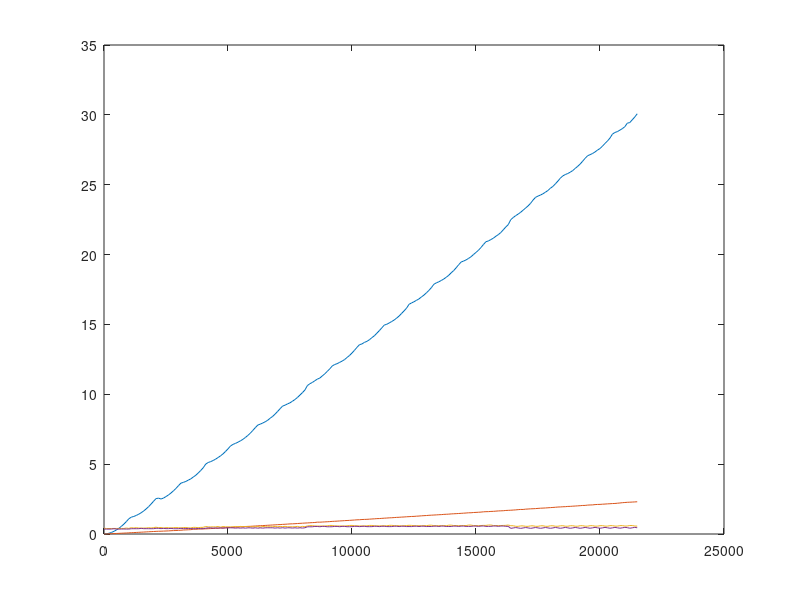

Write MATLAB code to recreate this figure.
x=1:100:21501;y1=1:100:21501;y2=1:100:21501;y3=1:100:21501;y4=1:100:21501;
y1(1) = 0.001700; y2(1) = 0.000400; y3(1) = 0.418777; y4(1) = 0.349900;
y1(2) = 0.017700; y2(2) = 0.007000; y3(2) = 0.389778; y4(2) = 0.352300;
y1(3) = 0.053500; y2(3) = 0.014600; y3(3) = 0.393778; y4(3) = 0.351400;
y1(4) = 0.112100; y2(4) = 0.021600; y3(4) = 0.394556; y4(4) = 0.353900;
y1(5) = 0.191700; y2(5) = 0.029600; y3(5) = 0.397222; y4(5) = 0.378700;
y1(6) = 0.289000; y2(6) = 0.038100; y3(6) = 0.396556; y4(6) = 0.355300;
y1(7) = 0.408500; y2(7) = 0.047000; y3(7) = 0.396222; y4(7) = 0.354900;
y1(8) = 0.550000; y2(8) = 0.055300; y3(8) = 0.399000; y4(8) = 0.355100;
y1(9) = 0.707500; y2(9) = 0.064600; y3(9) = 0.396111; y4(9) = 0.357800;
y1(10) = 0.888800; y2(10) = 0.072800; y3(10) = 0.427444; y4(10) = 0.355200;
y1(11) = 1.089300; y2(11) = 0.083100; y3(11) = 0.399222; y4(11) = 0.354600;
y1(12) = 1.205900; y2(12) = 0.093500; y3(12) = 0.454333; y4(12) = 0.379800;
y1(13) = 1.256400; y2(13) = 0.101100; y3(13) = 0.426556; y4(13) = 0.380000;
y1(14) = 1.328200; y2(14) = 0.111700; y3(14) = 0.455333; y4(14) = 0.379400;
y1(15) = 1.417400; y2(15) = 0.121000; y3(15) = 0.426333; y4(15) = 0.380900;
y1(16) = 1.524700; y2(16) = 0.130200; y3(16) = 0.422778; y4(16) = 0.405000;
y1(17) = 1.651400; y2(17) = 0.139700; y3(17) = 0.427111; y4(17) = 0.381300;
y1(18) = 1.796400; y2(18) = 0.150200; y3(18) = 0.426556; y4(18) = 0.383000;
y1(19) = 1.961800; y2(19) = 0.159800; y3(19) = 0.453778; y4(19) = 0.381000;
y1(20) = 2.147600; y2(20) = 0.170200; y3(20) = 0.425556; y4(20) = 0.379700;
y1(21) = 2.350700; y2(21) = 0.179400; y3(21) = 0.459778; y4(21) = 0.381400;
y1(22) = 2.537100; y2(22) = 0.189100; y3(22) = 0.486222; y4(22) = 0.408800;
y1(23) = 2.566200; y2(23) = 0.196300; y3(23) = 0.451556; y4(23) = 0.403800;
y1(24) = 2.502900; y2(24) = 0.199600; y3(24) = 0.464222; y4(24) = 0.386100;
y1(25) = 2.574700; y2(25) = 0.208300; y3(25) = 0.427778; y4(25) = 0.403700;
y1(26) = 2.680600; y2(26) = 0.215200; y3(26) = 0.455000; y4(26) = 0.384800;
y1(27) = 2.795500; y2(27) = 0.223000; y3(27) = 0.454111; y4(27) = 0.384500;
y1(28) = 2.935400; y2(28) = 0.234900; y3(28) = 0.428889; y4(28) = 0.405900;
y1(29) = 3.091200; y2(29) = 0.244900; y3(29) = 0.456111; y4(29) = 0.379000;
y1(30) = 3.261600; y2(30) = 0.249600; y3(30) = 0.458222; y4(30) = 0.376100;
y1(31) = 3.456600; y2(31) = 0.260100; y3(31) = 0.454778; y4(31) = 0.383700;
y1(32) = 3.640300; y2(32) = 0.269200; y3(32) = 0.430000; y4(32) = 0.409500;
y1(33) = 3.695500; y2(33) = 0.285800; y3(33) = 0.464778; y4(33) = 0.384100;
y1(34) = 3.764600; y2(34) = 0.293500; y3(34) = 0.466444; y4(34) = 0.387400;
y1(35) = 3.856700; y2(35) = 0.303300; y3(35) = 0.438444; y4(35) = 0.404000;
y1(36) = 3.949600; y2(36) = 0.310300; y3(36) = 0.432667; y4(36) = 0.387000;
y1(37) = 4.078300; y2(37) = 0.344600; y3(37) = 0.476889; y4(37) = 0.380900;
y1(38) = 4.204200; y2(38) = 0.339800; y3(38) = 0.473000; y4(38) = 0.378800;
y1(39) = 4.368900; y2(39) = 0.350800; y3(39) = 0.448778; y4(39) = 0.402900;
y1(40) = 4.548100; y2(40) = 0.360400; y3(40) = 0.474111; y4(40) = 0.381300;
y1(41) = 4.740800; y2(41) = 0.363700; y3(41) = 0.476556; y4(41) = 0.383500;
y1(42) = 5.003900; y2(42) = 0.370000; y3(42) = 0.536889; y4(42) = 0.416700;
y1(43) = 5.116800; y2(43) = 0.378600; y3(43) = 0.509667; y4(43) = 0.437900;
y1(44) = 5.181700; y2(44) = 0.388900; y3(44) = 0.507778; y4(44) = 0.440600;
y1(45) = 5.260000; y2(45) = 0.396900; y3(45) = 0.511222; y4(45) = 0.417400;
y1(46) = 5.359700; y2(46) = 0.408000; y3(46) = 0.510556; y4(46) = 0.437600;
y1(47) = 5.473600; y2(47) = 0.418800; y3(47) = 0.538000; y4(47) = 0.416900;
y1(48) = 5.596700; y2(48) = 0.428600; y3(48) = 0.484444; y4(48) = 0.441200;
y1(49) = 5.738600; y2(49) = 0.438700; y3(49) = 0.536333; y4(49) = 0.415100;
y1(50) = 5.910400; y2(50) = 0.447100; y3(50) = 0.513000; y4(50) = 0.440400;
y1(51) = 6.097600; y2(51) = 0.458000; y3(51) = 0.512556; y4(51) = 0.441000;
y1(52) = 6.298300; y2(52) = 0.468800; y3(52) = 0.509667; y4(52) = 0.442400;
y1(53) = 6.415000; y2(53) = 0.480900; y3(53) = 0.511667; y4(53) = 0.440900;
y1(54) = 6.485200; y2(54) = 0.489000; y3(54) = 0.537667; y4(54) = 0.418800;
y1(55) = 6.570900; y2(55) = 0.502200; y3(55) = 0.512889; y4(55) = 0.441300;
y1(56) = 6.667300; y2(56) = 0.511700; y3(56) = 0.544778; y4(56) = 0.417900;
y1(57) = 6.775599; y2(57) = 0.520500; y3(57) = 0.511889; y4(57) = 0.441900;
y1(58) = 6.908601; y2(58) = 0.535200; y3(58) = 0.539667; y4(58) = 0.418400;
y1(59) = 7.055701; y2(59) = 0.544800; y3(59) = 0.512778; y4(59) = 0.442500;
y1(60) = 7.220200; y2(60) = 0.550900; y3(60) = 0.512778; y4(60) = 0.440200;
y1(61) = 7.414000; y2(61) = 0.562000; y3(61) = 0.512556; y4(61) = 0.418500;
y1(62) = 7.611400; y2(62) = 0.573000; y3(62) = 0.512111; y4(62) = 0.444800;
y1(63) = 7.797700; y2(63) = 0.584300; y3(63) = 0.541000; y4(63) = 0.417200;
y1(64) = 7.862500; y2(64) = 0.594200; y3(64) = 0.484889; y4(64) = 0.441300;
y1(65) = 7.944800; y2(65) = 0.602500; y3(65) = 0.543111; y4(65) = 0.420500;
y1(66) = 8.033200; y2(66) = 0.613400; y3(66) = 0.514111; y4(66) = 0.442400;
y1(67) = 8.141100; y2(67) = 0.624900; y3(67) = 0.515333; y4(67) = 0.445500;
y1(68) = 8.288500; y2(68) = 0.634100; y3(68) = 0.515556; y4(68) = 0.443800;
y1(69) = 8.418100; y2(69) = 0.645500; y3(69) = 0.516444; y4(69) = 0.445200;
y1(70) = 8.585699; y2(70) = 0.654900; y3(70) = 0.545444; y4(70) = 0.422700;
y1(71) = 8.774400; y2(71) = 0.667700; y3(71) = 0.514889; y4(71) = 0.445400;
y1(72) = 8.969600; y2(72) = 0.675900; y3(72) = 0.544889; y4(72) = 0.422200;
y1(73) = 9.154600; y2(73) = 0.688500; y3(73) = 0.524889; y4(73) = 0.452200;
y1(74) = 9.222001; y2(74) = 0.697900; y3(74) = 0.548444; y4(74) = 0.421700;
y1(75) = 9.313200; y2(75) = 0.709200; y3(75) = 0.517444; y4(75) = 0.446100;
y1(76) = 9.391300; y2(76) = 0.723100; y3(76) = 0.517778; y4(76) = 0.443800;
y1(77) = 9.506001; y2(77) = 0.729300; y3(77) = 0.517778; y4(77) = 0.424400;
y1(78) = 9.627600; y2(78) = 0.737400; y3(78) = 0.518778; y4(78) = 0.446400;
y1(79) = 9.774301; y2(79) = 0.750200; y3(79) = 0.547667; y4(79) = 0.422700;
y1(80) = 9.945299; y2(80) = 0.762600; y3(80) = 0.492222; y4(80) = 0.447900;
y1(81) = 10.117200; y2(81) = 0.772600; y3(81) = 0.548111; y4(81) = 0.423800;
y1(82) = 10.308200; y2(82) = 0.784300; y3(82) = 0.523111; y4(82) = 0.448100;
y1(83) = 10.622299; y2(83) = 0.792500; y3(83) = 0.574778; y4(83) = 0.516700;
y1(84) = 10.756800; y2(84) = 0.805000; y3(84) = 0.599222; y4(84) = 0.515800;
y1(85) = 10.846800; y2(85) = 0.815200; y3(85) = 0.598778; y4(85) = 0.518000;
y1(86) = 10.969701; y2(86) = 0.823400; y3(86) = 0.572556; y4(86) = 0.542000;
y1(87) = 11.084700; y2(87) = 0.848700; y3(87) = 0.569000; y4(87) = 0.540200;
y1(88) = 11.161699; y2(88) = 0.846500; y3(88) = 0.572000; y4(88) = 0.520100;
y1(89) = 11.311800; y2(89) = 0.856200; y3(89) = 0.571222; y4(89) = 0.545700;
y1(90) = 11.462600; y2(90) = 0.866900; y3(90) = 0.575222; y4(90) = 0.543000;
y1(91) = 11.635700; y2(91) = 0.876800; y3(91) = 0.584000; y4(91) = 0.518000;
y1(92) = 11.816700; y2(92) = 0.886900; y3(92) = 0.612444; y4(92) = 0.518100;
y1(93) = 12.021400; y2(93) = 0.903300; y3(93) = 0.611222; y4(93) = 0.521900;
y1(94) = 12.131500; y2(94) = 0.911800; y3(94) = 0.581000; y4(94) = 0.545200;
y1(95) = 12.191800; y2(95) = 0.921500; y3(95) = 0.575333; y4(95) = 0.543400;
y1(96) = 12.284301; y2(96) = 0.934200; y3(96) = 0.578333; y4(96) = 0.520900;
y1(97) = 12.374399; y2(97) = 0.943600; y3(97) = 0.574000; y4(97) = 0.546500;
y1(98) = 12.485500; y2(98) = 0.956800; y3(98) = 0.574333; y4(98) = 0.544500;
y1(99) = 12.635500; y2(99) = 0.966100; y3(99) = 0.584667; y4(99) = 0.521300;
y1(100) = 12.779600; y2(100) = 0.976700; y3(100) = 0.611333; y4(100) = 0.522200;
y1(101) = 12.958300; y2(101) = 0.989400; y3(101) = 0.615778; y4(101) = 0.523100;
y1(102) = 13.150400; y2(102) = 1.001000; y3(102) = 0.593667; y4(102) = 0.548300;
y1(103) = 13.360001; y2(103) = 1.016200; y3(103) = 0.583778; y4(103) = 0.550400;
y1(104) = 13.549400; y2(104) = 1.020600; y3(104) = 0.582111; y4(104) = 0.526100;
y1(105) = 13.604502; y2(105) = 1.037100; y3(105) = 0.576222; y4(105) = 0.548700;
y1(106) = 13.714200; y2(106) = 1.043900; y3(106) = 0.584000; y4(106) = 0.552500;
y1(107) = 13.788099; y2(107) = 1.050700; y3(107) = 0.582333; y4(107) = 0.527100;
y1(108) = 13.902100; y2(108) = 1.061800; y3(108) = 0.613000; y4(108) = 0.526800;
y1(109) = 14.053899; y2(109) = 1.076200; y3(109) = 0.614000; y4(109) = 0.527200;
y1(110) = 14.186399; y2(110) = 1.085500; y3(110) = 0.591556; y4(110) = 0.553900;
y1(111) = 14.369100; y2(111) = 1.101100; y3(111) = 0.581333; y4(111) = 0.551300;
y1(112) = 14.553801; y2(112) = 1.105200; y3(112) = 0.585889; y4(112) = 0.528100;
y1(113) = 14.752800; y2(113) = 1.119700; y3(113) = 0.586778; y4(113) = 0.553200;
y1(114) = 14.953499; y2(114) = 1.132700; y3(114) = 0.594222; y4(114) = 0.554500;
y1(115) = 15.011299; y2(115) = 1.142500; y3(115) = 0.586222; y4(115) = 0.532800;
y1(116) = 15.104800; y2(116) = 1.156400; y3(116) = 0.618444; y4(116) = 0.528700;
y1(117) = 15.209801; y2(117) = 1.163800; y3(117) = 0.620778; y4(117) = 0.532100;
y1(118) = 15.316000; y2(118) = 1.175700; y3(118) = 0.597000; y4(118) = 0.556900;
y1(119) = 15.455699; y2(119) = 1.190700; y3(119) = 0.596000; y4(119) = 0.556600;
y1(120) = 15.602701; y2(120) = 1.196600; y3(120) = 0.592889; y4(120) = 0.531200;
y1(121) = 15.790199; y2(121) = 1.211300; y3(121) = 0.586444; y4(121) = 0.556000;
y1(122) = 15.973299; y2(122) = 1.218400; y3(122) = 0.588667; y4(122) = 0.556400;
y1(123) = 16.168201; y2(123) = 1.233900; y3(123) = 0.608222; y4(123) = 0.533200;
y1(124) = 16.441200; y2(124) = 1.241700; y3(124) = 0.622111; y4(124) = 0.534700;
y1(125) = 16.538399; y2(125) = 1.255600; y3(125) = 0.616333; y4(125) = 0.531300;
y1(126) = 16.625401; y2(126) = 1.260300; y3(126) = 0.596333; y4(126) = 0.556800;
y1(127) = 16.726002; y2(127) = 1.275500; y3(127) = 0.592778; y4(127) = 0.558000;
y1(128) = 16.827999; y2(128) = 1.285800; y3(128) = 0.594333; y4(128) = 0.535100;
y1(129) = 16.968500; y2(129) = 1.301500; y3(129) = 0.591444; y4(129) = 0.557500;
y1(130) = 17.100002; y2(130) = 1.312600; y3(130) = 0.598000; y4(130) = 0.560800;
y1(131) = 17.262699; y2(131) = 1.322200; y3(131) = 0.597333; y4(131) = 0.534700;
y1(132) = 17.435501; y2(132) = 1.338300; y3(132) = 0.625667; y4(132) = 0.538300;
y1(133) = 17.633099; y2(133) = 1.347900; y3(133) = 0.629444; y4(133) = 0.535600;
y1(134) = 17.874401; y2(134) = 1.358200; y3(134) = 0.596444; y4(134) = 0.561700;
y1(135) = 17.975399; y2(135) = 1.367500; y3(135) = 0.596333; y4(135) = 0.564200;
y1(136) = 18.053101; y2(136) = 1.379700; y3(136) = 0.594000; y4(136) = 0.537900;
y1(137) = 18.145300; y2(137) = 1.387100; y3(137) = 0.598778; y4(137) = 0.567600;
y1(138) = 18.253799; y2(138) = 1.404500; y3(138) = 0.601889; y4(138) = 0.564200;
y1(139) = 18.375900; y2(139) = 1.412700; y3(139) = 0.591889; y4(139) = 0.538500;
y1(140) = 18.517899; y2(140) = 1.421700; y3(140) = 0.631556; y4(140) = 0.536700;
y1(141) = 18.697699; y2(141) = 1.438400; y3(141) = 0.632111; y4(141) = 0.539000;
y1(142) = 18.855999; y2(142) = 1.447500; y3(142) = 0.605667; y4(142) = 0.566000;
y1(143) = 19.055899; y2(143) = 1.457300; y3(143) = 0.606778; y4(143) = 0.563600;
y1(144) = 19.274099; y2(144) = 1.467800; y3(144) = 0.596778; y4(144) = 0.540500;
y1(145) = 19.466501; y2(145) = 1.479200; y3(145) = 0.602556; y4(145) = 0.565400;
y1(146) = 19.537300; y2(146) = 1.491600; y3(146) = 0.608667; y4(146) = 0.567100;
y1(147) = 19.619499; y2(147) = 1.502600; y3(147) = 0.602556; y4(147) = 0.542100;
y1(148) = 19.726700; y2(148) = 1.519000; y3(148) = 0.639444; y4(148) = 0.542900;
y1(149) = 19.847900; y2(149) = 1.520000; y3(149) = 0.638333; y4(149) = 0.545400;
y1(150) = 20.006701; y2(150) = 1.539100; y3(150) = 0.600222; y4(150) = 0.568700;
y1(151) = 20.156399; y2(151) = 1.546500; y3(151) = 0.598556; y4(151) = 0.568800;
y1(152) = 20.311300; y2(152) = 1.557300; y3(152) = 0.600222; y4(152) = 0.544900;
y1(153) = 20.507702; y2(153) = 1.568500; y3(153) = 0.606667; y4(153) = 0.568900;
y1(154) = 20.722300; y2(154) = 1.588300; y3(154) = 0.617111; y4(154) = 0.576600;
y1(155) = 20.921200; y2(155) = 1.598200; y3(155) = 0.615333; y4(155) = 0.543700;
y1(156) = 20.975302; y2(156) = 1.601000; y3(156) = 0.640889; y4(156) = 0.544500;
y1(157) = 21.075899; y2(157) = 1.616900; y3(157) = 0.644111; y4(157) = 0.548000;
y1(158) = 21.173100; y2(158) = 1.621900; y3(158) = 0.605444; y4(158) = 0.573000;
y1(159) = 21.312000; y2(159) = 1.636900; y3(159) = 0.603444; y4(159) = 0.574400;
y1(160) = 21.428999; y2(160) = 1.651400; y3(160) = 0.604667; y4(160) = 0.547100;
y1(161) = 21.578899; y2(161) = 1.658700; y3(161) = 0.605333; y4(161) = 0.571800;
y1(162) = 21.773500; y2(162) = 1.666100; y3(162) = 0.613445; y4(162) = 0.571900;
y1(163) = 21.975101; y2(163) = 1.685000; y3(163) = 0.617889; y4(163) = 0.549600;
y1(164) = 22.143299; y2(164) = 1.693800; y3(164) = 0.644111; y4(164) = 0.548500;
y1(165) = 22.496700; y2(165) = 1.702400; y3(165) = 0.590556; y4(165) = 0.403200;
y1(166) = 22.651199; y2(166) = 1.714100; y3(166) = 0.591778; y4(166) = 0.432500;
y1(167) = 22.787699; y2(167) = 1.726800; y3(167) = 0.549778; y4(167) = 0.461900;
y1(168) = 22.898300; y2(168) = 1.744000; y3(168) = 0.547556; y4(168) = 0.433700;
y1(169) = 23.029100; y2(169) = 1.757700; y3(169) = 0.581000; y4(169) = 0.403600;
y1(170) = 23.178499; y2(170) = 1.756100; y3(170) = 0.580778; y4(170) = 0.433000;
y1(171) = 23.332897; y2(171) = 1.779100; y3(171) = 0.549333; y4(171) = 0.462800;
y1(172) = 23.486301; y2(172) = 1.788800; y3(172) = 0.548111; y4(172) = 0.438000;
y1(173) = 23.670200; y2(173) = 1.801700; y3(173) = 0.582556; y4(173) = 0.404600;
y1(174) = 23.903198; y2(174) = 1.809000; y3(174) = 0.586333; y4(174) = 0.433700;
y1(175) = 24.096600; y2(175) = 1.818200; y3(175) = 0.549778; y4(175) = 0.464400;
y1(176) = 24.186701; y2(176) = 1.833300; y3(176) = 0.549667; y4(176) = 0.437300;
y1(177) = 24.261398; y2(177) = 1.846300; y3(177) = 0.586222; y4(177) = 0.407000;
y1(178) = 24.353498; y2(178) = 1.854300; y3(178) = 0.588778; y4(178) = 0.435400;
y1(179) = 24.466299; y2(179) = 1.863800; y3(179) = 0.550778; y4(179) = 0.466000;
y1(180) = 24.587400; y2(180) = 1.877400; y3(180) = 0.549778; y4(180) = 0.436400;
y1(181) = 24.750401; y2(181) = 1.888200; y3(181) = 0.588667; y4(181) = 0.407800;
y1(182) = 24.879099; y2(182) = 1.901900; y3(182) = 0.589444; y4(182) = 0.436300;
y1(183) = 25.062300; y2(183) = 1.913600; y3(183) = 0.554667; y4(183) = 0.469700;
y1(184) = 25.257198; y2(184) = 1.931500; y3(184) = 0.554333; y4(184) = 0.439900;
y1(185) = 25.467600; y2(185) = 1.936800; y3(185) = 0.587111; y4(185) = 0.407600;
y1(186) = 25.632397; y2(186) = 1.950800; y3(186) = 0.593778; y4(186) = 0.437600;
y1(187) = 25.727600; y2(187) = 1.955600; y3(187) = 0.557111; y4(187) = 0.472900;
y1(188) = 25.803600; y2(188) = 1.973600; y3(188) = 0.555667; y4(188) = 0.441100;
y1(189) = 25.896601; y2(189) = 1.978300; y3(189) = 0.591889; y4(189) = 0.408400;
y1(190) = 26.014400; y2(190) = 1.992600; y3(190) = 0.592000; y4(190) = 0.438100;
y1(191) = 26.167099; y2(191) = 2.002000; y3(191) = 0.558111; y4(191) = 0.469800;
y1(192) = 26.316599; y2(192) = 2.014900; y3(192) = 0.555778; y4(192) = 0.441700;
y1(193) = 26.480297; y2(193) = 2.026800; y3(193) = 0.595000; y4(193) = 0.408100;
y1(194) = 26.685200; y2(194) = 2.043000; y3(194) = 0.593889; y4(194) = 0.438100;
y1(195) = 26.890799; y2(195) = 2.046200; y3(195) = 0.559111; y4(195) = 0.471600;
y1(196) = 27.075901; y2(196) = 2.068700; y3(196) = 0.559222; y4(196) = 0.441800;
y1(197) = 27.150600; y2(197) = 2.077700; y3(197) = 0.595778; y4(197) = 0.410900;
y1(198) = 27.236103; y2(198) = 2.084000; y3(198) = 0.596000; y4(198) = 0.442900;
y1(199) = 27.346401; y2(199) = 2.105400; y3(199) = 0.560111; y4(199) = 0.473700;
y1(200) = 27.481298; y2(200) = 2.115600; y3(200) = 0.563667; y4(200) = 0.444200;
y1(201) = 27.591900; y2(201) = 2.120000; y3(201) = 0.595222; y4(201) = 0.410600;
y1(202) = 27.762100; y2(202) = 2.133700; y3(202) = 0.598889; y4(202) = 0.441700;
y1(203) = 27.955099; y2(203) = 2.143600; y3(203) = 0.563111; y4(203) = 0.472900;
y1(204) = 28.130901; y2(204) = 2.157000; y3(204) = 0.563444; y4(204) = 0.445600;
y1(205) = 28.336899; y2(205) = 2.166300; y3(205) = 0.598778; y4(205) = 0.411500;
y1(206) = 28.620001; y2(206) = 2.179200; y3(206) = 0.597778; y4(206) = 0.440400;
y1(207) = 28.740198; y2(207) = 2.186000; y3(207) = 0.564333; y4(207) = 0.473300;
y1(208) = 28.801098; y2(208) = 2.202900; y3(208) = 0.564444; y4(208) = 0.445300;
y1(209) = 28.906403; y2(209) = 2.220200; y3(209) = 0.598444; y4(209) = 0.414000;
y1(210) = 29.013601; y2(210) = 2.241200; y3(210) = 0.601556; y4(210) = 0.442800;
y1(211) = 29.153101; y2(211) = 2.254600; y3(211) = 0.567000; y4(211) = 0.475400;
y1(212) = 29.405701; y2(212) = 2.269100; y3(212) = 0.572222; y4(212) = 0.455300;
y1(213) = 29.448801; y2(213) = 2.276200; y3(213) = 0.607778; y4(213) = 0.412400;
y1(214) = 29.646200; y2(214) = 2.286100; y3(214) = 0.606111; y4(214) = 0.443400;
y1(215) = 29.845699; y2(215) = 2.296500; y3(215) = 0.570444; y4(215) = 0.476900;
y1(216) = 30.077801; y2(216) = 2.307600; y3(216) = 0.565444; y4(216) = 0.446300;
plot(x,y1,x,y2,x,y3,x,y4);
